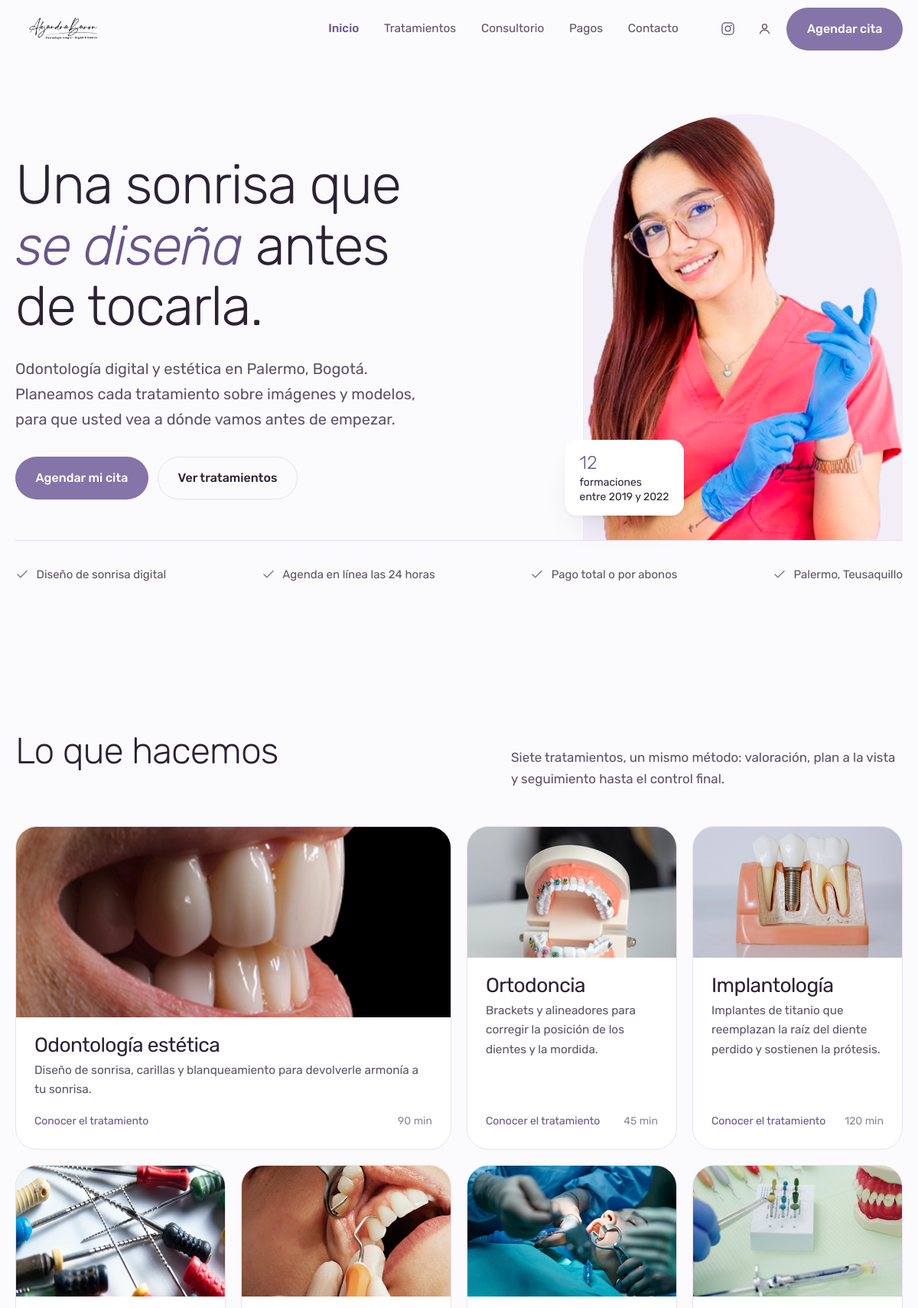
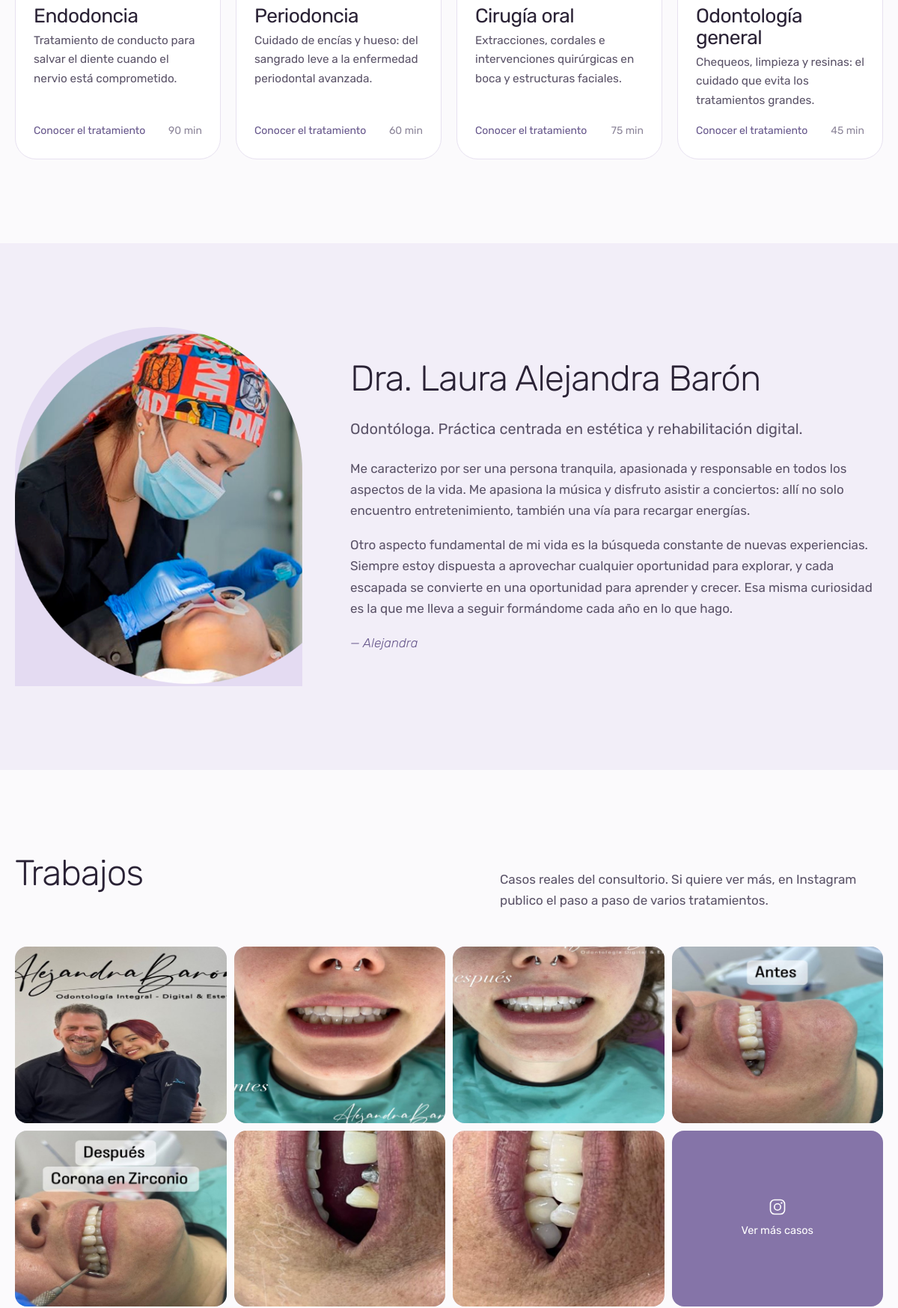
The page / (upper part) on the database its author committed (2 pictures, top to bottom).
### tables this page shows
CREATE TABLE `sedes` (
  `id`        INT UNSIGNED NOT NULL AUTO_INCREMENT,
  `nombre`    VARCHAR(80)  NOT NULL,
  `direccion` VARCHAR(160) NOT NULL,
  `barrio`    VARCHAR(80)  DEFAULT NULL,
  `ciudad`    VARCHAR(80)  NOT NULL DEFAULT 'Bogotá, D. C.',
  `telefono`  VARCHAR(25)  DEFAULT NULL,
  `mapa_embed` TEXT        DEFAULT NULL,
  `activo`    TINYINT(1)   NOT NULL DEFAULT 1,
  PRIMARY KEY (`id`)
);

CREATE TABLE `tratamientos` (
  `id`            INT UNSIGNED NOT NULL AUTO_INCREMENT,
  `slug`          VARCHAR(60)  NOT NULL,
  `nombre`        VARCHAR(90)  NOT NULL,
  `resumen`       VARCHAR(220) NOT NULL,
  `descripcion`   TEXT         NOT NULL,
  `incluye`       TEXT         DEFAULT NULL COMMENT 'Un ítem por línea',
  `imagen`        VARCHAR(160) DEFAULT NULL,
  `duracion_min`  SMALLINT UNSIGNED NOT NULL DEFAULT 45,
  `precio_desde`  DECIMAL(12,2) DEFAULT NULL,
  `destacado`     TINYINT(1)   NOT NULL DEFAULT 0,
  `activo`        TINYINT(1)   NOT NULL DEFAULT 1,
  `orden`         TINYINT UNSIGNED NOT NULL DEFAULT 0,
  PRIMARY KEY (`id`),
  UNIQUE KEY `uq_tratamientos_slug` (`slug`)
);

### includes/functions.php (called while the page is built, shortened)
<?php
require_once __DIR__ . '/db.php';
function e(?string $texto): string
{
    return htmlspecialchars((string) $texto, ENT_QUOTES | ENT_SUBSTITUTE, 'UTF-8');
}
function base_url(string $ruta = ''): string
{
    $base = SITIO_URL !== '' ? SITIO_URL : '';
    if ($base === '') {
        $dir = str_replace('\\', '/', dirname($_SERVER['SCRIPT_NAME'] ?? '/'));
        $base = rtrim($dir, '/');
    }
    return $base . '/' . ltrim($ruta, '/');
}
function instagram_url(): string
{
    return 'https://www.instagram.com/' . CONTACTO_INSTAGRAM . '/';
}
function tratamientos_activos(): array
{
    static $cache = null;
    return $cache ??= filas('SELECT * FROM tratamientos WHERE activo = 1 ORDER BY orden, nombre');
}
function sede_principal(): ?array
{
    return fila('SELECT * FROM sedes WHERE activo = 1 ORDER BY id LIMIT 1');
}

### includes/db.php (called while the page is built, shortened)
<?php
function db(): PDO
{
    static $pdo = null;
    if ($pdo instanceof PDO) {
        return $pdo;
    }
    $opciones = [
        PDO::ATTR_ERRMODE            => PDO::ERRMODE_EXCEPTION,
        PDO::ATTR_DEFAULT_FETCH_MODE => PDO::FETCH_ASSOC,
        PDO::ATTR_EMULATE_PREPARES   => false,
    ];
    try {
        if (DB_DRIVER === 'sqlite') {
            $dir = dirname(DB_SQLITE_PATH);
            if (!is_dir($dir)) {
                mkdir($dir, 0775, true);
            }
            $pdo = new PDO('sqlite:' . DB_SQLITE_PATH, null, null, $opciones);
            $pdo->exec('PRAGMA foreign_keys = ON');
        } else {
            $dsn = sprintf('mysql:host=%s;dbname=%s;charset=%s', DB_HOST, DB_NAME, DB_CHARSET);
            $pdo = new PDO($dsn, DB_USER, DB_PASS, $opciones);
        }
    } catch (PDOException $e) {
        if (APP_DEBUG) {
            throw $e;
        }
        http_response_code(503);
        exit('No pudimos conectar con la base de datos. Intente de nuevo en unos minutos.');
    }
    return $pdo;
}
function q(string $sql, array $params = []): PDOStatement
{
    $st = db()->prepare($sql);
    $st->execute($params);
    return $st;
}
function fila(string $sql, array $params = []): ?array
{
    $r = q($sql, $params)->fetch();
    return $r === false ? null : $r;
}
function filas(string $sql, array $params = []): array
{
    return q($sql, $params)->fetchAll();
}

### index.php (the view, shortened to what this page needs)
<?php
$tratamientos = tratamientos_activos();
$sede = sede_principal();
require __DIR__ . '/includes/header.php';
?>
<section class="portada">
  <div class="envoltura portada__caja">
    <div class="portada__texto">
      <h1>Una sonrisa que <em>se diseña</em> antes de tocarla.</h1>
      <p class="entrada">
        Odontología digital y estética en Palermo, Bogotá. Planeamos cada tratamiento
        sobre imágenes y modelos, para que usted vea a dónde vamos antes de empezar.
      </p>
      <div class="portada__acciones">
        <a class="boton" href="<?= base_url('agendar.php') ?>">Agendar mi cita</a>
        <a class="boton boton--contorno" href="<?= base_url('tratamientos.php') ?>">Ver tratamientos</a>
      </div>
    </div>
    <div class="portada__media">
      <div class="portada__retrato">
        <img src="<?= base_url('assets/img/doctora/retrato.png') ?>"
             alt="Dra. Laura Alejandra Barón Malagón en su consultorio" width="600" height="800">
      </div>
      <div class="sello">
        <strong>12</strong>
        formaciones<br>entre 2019 y 2022
      </div>
    </div>
  </div>
  <div class="envoltura" style="margin-top:clamp(2.5rem,2rem+2vw,4rem)">
    <div class="cinta">
      <div>
        <svg width="18" height="18" viewBox="0 0 24 24" fill="none" aria-hidden="true">
          <path d="M20 6 9 17l-5-5" stroke="var(--lila)" stroke-width="2" stroke-linecap="round" stroke-linejoin="round"/>
        </svg>
        Diseño de sonrisa digital
      </div>
      <div>
        <svg width="18" height="18" viewBox="0 0 24 24" fill="none" aria-hidden="true">
          <path d="M20 6 9 17l-5-5" stroke="var(--lila)" stroke-width="2" stroke-linecap="round" stroke-linejoin="round"/>
        </svg>
        Agenda en línea las 24 horas
      </div>
      <div>
        <svg width="18" height="18" viewBox="0 0 24 24" fill="none" aria-hidden="true">
          <path d="M20 6 9 17l-5-5" stroke="var(--lila)" stroke-width="2" stroke-linecap="round" stroke-linejoin="round"/>
        </svg>
        Pago total o por abonos
      </div>
      <div>
        <svg width="18" height="18" viewBox="0 0 24 24" fill="none" aria-hidden="true">
          <path d="M20 6 9 17l-5-5" stroke="var(--lila)" stroke-width="2" stroke-linecap="round" stroke-linejoin="round"/>
        </svg>
        <?= e($sede['barrio'] ?? 'Palermo, Bogotá') ?>
      </div>
    </div>
  </div>
</section>
<section class="seccion" id="tratamientos">
  <div class="envoltura">
    <div class="rotulo">
      <h2>Lo que hacemos</h2>
      <p class="plomo">
        Siete tratamientos, un mismo método: valoración, plan a la vista y
        seguimiento hasta el control final.
      </p>
    </div>
    <div class="tratamientos">
      <?php foreach ($tratamientos as $i => $t): ?>
        <a class="pieza <?= $i === 0 ? 'pieza--mayor' : '' ?>"
           href="<?= base_url('tratamiento.php?t=' . urlencode($t['slug'])) ?>">
          <div class="pieza__foto">
            <img src="<?= base_url(e($t['imagen'])) ?>" alt="<?= e($t['nombre']) ?>" loading="lazy">
          </div>
          <div class="pieza__cuerpo">
            <h3><?= e($t['nombre']) ?></h3>
            <p><?= e($t['resumen']) ?></p>
            <div class="pieza__pie">
              <span>Conocer el tratamiento</span>
              <span class="tenue menudo"><?= (int) $t['duracion_min'] ?> min</span>
            </div>
          </div>
        </a>
      <?php endforeach; ?>
    </div>
  </div>
</section>
<section class="seccion seccion--lavanda" id="sobre-mi">
  <div class="envoltura perfil">
    <div class="perfil__foto">
      <img src="<?= base_url('assets/img/doctora/sobre-mi.png') ?>"
           alt="Dra. Alejandra Barón" loading="lazy" width="500" height="625">
    </div>
    <div>
      <h2>Dra. Laura Alejandra Barón</h2>
      <p class="entrada">Odontóloga. Práctica centrada en estética y rehabilitación digital.</p>
      <p class="plomo">
        Me caracterizo por ser una persona tranquila, apasionada y responsable en todos los
        aspectos de la vida. Me apasiona la música y disfruto asistir a conciertos: allí no solo
        encuentro entretenimiento, también una vía para recargar energías.
      </p>
      <p class="plomo">
        Otro aspecto fundamental de mi vida es la búsqueda constante de nuevas experiencias.
        Siempre estoy dispuesta a aprovechar cualquier oportunidad para explorar, y cada escapada
        se convierte en una oportunidad para aprender y crecer. Esa misma curiosidad es la que me
        lleva a seguir formándome cada año en lo que hago.
      </p>
      <p class="firma">— Alejandra</p>
    </div>
  </div>
</section>
<section class="seccion" id="galeria">
  <div class="envoltura">
    <div class="rotulo">
      <h2>Trabajos</h2>
      <p class="plomo">
        Casos reales del consultorio. Si quiere ver más, en Instagram publico
        el paso a paso de varios tratamientos.
      </p>
    </div>
    <div class="galeria">
      <?php for ($i = 1; $i <= 7; $i++): ?>
        <figure class="galeria__pieza">
          <img src="<?= base_url("assets/img/galeria/trabajo-$i.jpg") ?>"
               alt="Caso <?= $i ?> atendido en el consultorio" loading="lazy">
        </figure>
      <?php endfor; ?>
      <a class="galeria__pieza galeria__social" href="<?= e(instagram_url()) ?>"
         target="_blank" rel="noopener">
        <svg width="24" height="24" viewBox="0 0 24 24" fill="none" aria-hidden="true">
          <rect x="2.5" y="2.5" width="19" height="19" rx="5.5" stroke="currentColor" stroke-width="1.6"/>
          <circle cx="12" cy="12" r="4.2" stroke="currentColor" stroke-width="1.6"/>
          <circle cx="17.4" cy="6.6" r="1.2" fill="currentColor"/>
        </svg>
        Ver más casos
      </a>
    </div>
  </div>
</section>
<?php require __DIR__ . '/includes/footer.php'; ?>

### rows shown on the page
sedes: barrio "Palermo, Teusaquillo"
tratamientos: imagen (picture), nombre "Odontología estética", resumen "Diseño de sonrisa, carillas y blanqueamiento para devolverle armonía a tu sonrisa.", duracion_min "90"
tratamientos: imagen (picture), nombre "Ortodoncia", resumen "Brackets y alineadores para corregir la posición de los dientes y la mordida.", duracion_min "45"
tratamientos: imagen (picture), nombre "Implantología", resumen "Implantes de titanio que reemplazan la raíz del diente perdido y sostienen la prótesis.", duracion_min "120"
tratamientos: imagen (picture), nombre "Endodoncia", resumen "Tratamiento de conducto para salvar el diente cuando el nervio está comprometido.", duracion_min "90"
tratamientos: imagen (picture), nombre "Periodoncia", resumen "Cuidado de encías y hueso: del sangrado leve a la enfermedad periodontal avanzada.", duracion_min "60"
tratamientos: imagen (picture), nombre "Cirugía oral", resumen "Extracciones, cordales e intervenciones quirúrgicas en boca y estructuras faciales.", duracion_min "75"
tratamientos: imagen (picture), nombre "Odontología general", resumen "Chequeos, limpieza y resinas: el cuidado que evita los tratamientos grandes.", duracion_min "45"
